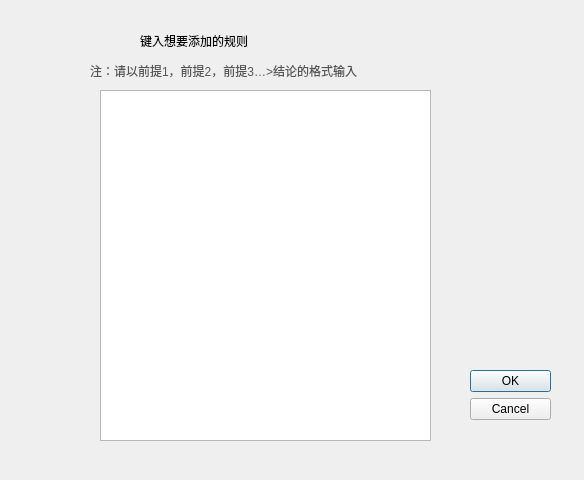
<?xml version="1.0" encoding="UTF-8"?>
<ui version="4.0">
    <class>Dialog</class>
    <widget class="QDialog" name="Dialog">
        <property name="geometry">
            <rect>
                <x>0</x>
                <y>0</y>
                <width>584</width>
                <height>480</height>
            </rect>
        </property>
        <property name="windowTitle">
            <string>Dialog</string>
        </property>
        <widget class="QDialogButtonBox" name="buttonBox">
            <property name="geometry">
                <rect>
                    <x>470</x>
                    <y>370</y>
                    <width>81</width>
                    <height>241</height>
                </rect>
            </property>
            <property name="orientation">
                <enum>Qt::Vertical</enum>
            </property>
            <property name="standardButtons">
                <set>QDialogButtonBox::Cancel|QDialogButtonBox::Ok</set>
            </property>
        </widget>
        <widget class="QLabel" name="label">
            <property name="geometry">
                <rect>
                    <x>140</x>
                    <y>10</y>
                    <width>251</width>
                    <height>61</height>
                </rect>
            </property>
            <property name="styleSheet">
                <string notr="true">font: 16pt &quot;方正颜宋简体&quot;;</string>
            </property>
            <property name="text">
                <string>键入想要添加的规则</string>
            </property>
        </widget>
        <widget class="QLabel" name="label_2">
            <property name="geometry">
                <rect>
                    <x>90</x>
                    <y>60</y>
                    <width>351</width>
                    <height>21</height>
                </rect>
            </property>
            <property name="styleSheet">
                <string notr="true">font: 9pt &quot;方正颜宋简体&quot;;
                    color: rgb(85, 85, 85);
                </string>
            </property>
            <property name="text">
                <string>注：请以前提1，前提2，前提3…&gt;结论的格式输入</string>
            </property>
        </widget>
        <widget class="QTextEdit" name="textEdit">
            <property name="geometry">
                <rect>
                    <x>100</x>
                    <y>90</y>
                    <width>331</width>
                    <height>351</height>
                </rect>
            </property>
        </widget>
    </widget>
    <resources/>
    <connections>
        <connection>
            <sender>buttonBox</sender>
            <signal>accepted()</signal>
            <receiver>Dialog</receiver>
            <slot>accept()</slot>
            <hints>
                <hint type="sourcelabel">
                    <x>248</x>
                    <y>254</y>
                </hint>
                <hint type="destinationlabel">
                    <x>157</x>
                    <y>274</y>
                </hint>
            </hints>
        </connection>
        <connection>
            <sender>buttonBox</sender>
            <signal>rejected()</signal>
            <receiver>Dialog</receiver>
            <slot>reject()</slot>
            <hints>
                <hint type="sourcelabel">
                    <x>316</x>
                    <y>260</y>
                </hint>
                <hint type="destinationlabel">
                    <x>286</x>
                    <y>274</y>
                </hint>
            </hints>
        </connection>
    </connections>
</ui>
